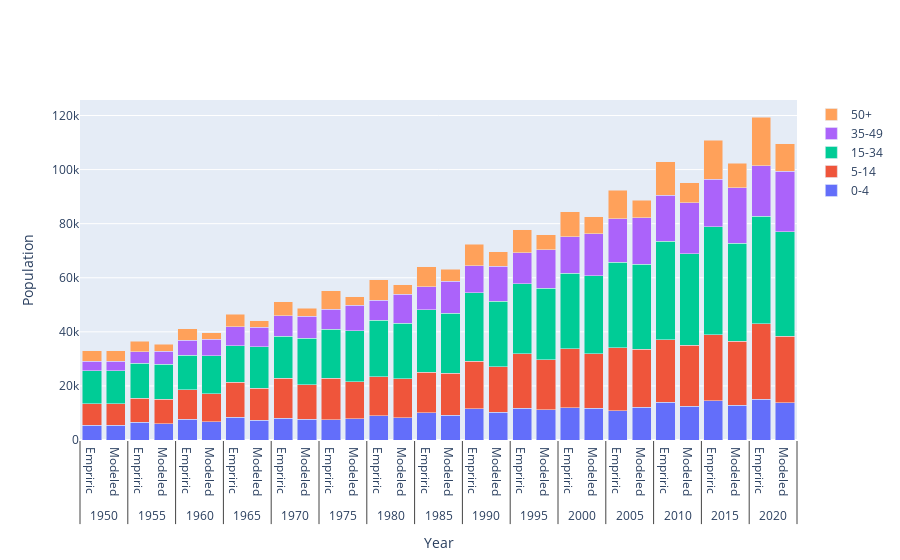

Write notebook code for a chart like this one.
### Code cell
fig4 = go.Figure()
fig4.update_layout(
    template = "plotly",
    xaxis =  dict(title_text="Year"),
    yaxis = dict(title_text="Population"),
    barmode = "stack",
)
for group in total_pop['age_bins'].unique():
    plot_df = total_pop[total_pop['age_bins'] == group]
    fig4.add_trace(
        go.Bar(x = [plot_df['year'],plot_df['type']], y = plot_df['sum'], name = group)
    )
fig4.show()

### Figure 1 — Plotly figure (JSON) as saved in the notebook; plotly's stock layout.template omitted (floating-point values rounded to 4 significant figures)
{"data": [{"name": "0-4", "type": "bar", "x": [[1950, 1955, 1960, 1965, 1970, 1975, 1980, 1985, 1990, 1995, 2000, 2005, 2010, 2015, 2020, 1950, 1955, 1960, 1965, 1970, 1975, 1980, 1985, 1990, 1995, 2000, 2005, 2010, 2015, 2020], ["Empriric", "Empriric", "Empriric", "Empriric", "Empriric", "Empriric", "Empriric", "Empriric", "Empriric", "Empriric", "Empriric", "Empriric", "Empriric", "Empriric", "Empriric", "Modeled", "Modeled", "Modeled", "Modeled", "Modeled", "Modeled", "Modeled", "Modeled", "Modeled", "Modeled", "Modeled", "Modeled", "Modeled", "Modeled", "Modeled"]], "y": [5510, 6506, 7688, 8401, 8022, 7503, 8881, 10008, 11597, 11802, 11968, 10812, 13971, 14556, 15161, 5510, 5959, 6771, 7370, 7639, 7800, 8237, 9109, 10237, 11163, 11742, 12073, 12399, 12934, 13714]}, {"name": "5-14", "type": "bar", "x": [[1950, 1955, 1960, 1965, 1970, 1975, 1980, 1985, 1990, 1995, 2000, 2005, 2010, 2015, 2020, 1950, 1955, 1960, 1965, 1970, 1975, 1980, 1985, 1990, 1995, 2000, 2005, 2010, 2015, 2020], ["Empriric", "Empriric", "Empriric", "Empriric", "Empriric", "Empriric", "Empriric", "Empriric", "Empriric", "Empriric", "Empriric", "Empriric", "Empriric", "Empriric", "Empriric", "Modeled", "Modeled", "Modeled", "Modeled", "Modeled", "Modeled", "Modeled", "Modeled", "Modeled", "Modeled", "Modeled", "Modeled", "Modeled", "Modeled", "Modeled"]], "y": [7944, 8958, 10936, 13041, 14900, 15289, 14516, 15094, 17583, 20165, 21773, 23275, 23187, 24276, 27741, 7944, 9143, 10388, 11729, 12882, 13738, 14494, 15486, 16911, 18605, 20219, 21547, 22603, 23587, 24713]}, {"name": "15-34", "type": "bar", "x": [[1950, 1955, 1960, 1965, 1970, 1975, 1980, 1985, 1990, 1995, 2000, 2005, 2010, 2015, 2020, 1950, 1955, 1960, 1965, 1970, 1975, 1980, 1985, 1990, 1995, 2000, 2005, 2010, 2015, 2020], ["Empriric", "Empriric", "Empriric", "Empriric", "Empriric", "Empriric", "Empriric", "Empriric", "Empriric", "Empriric", "Empriric", "Empriric", "Empriric", "Empriric", "Empriric", "Modeled", "Modeled", "Modeled", "Modeled", "Modeled", "Modeled", "Modeled", "Modeled", "Modeled", "Modeled", "Modeled", "Modeled", "Modeled", "Modeled", "Modeled"]], "y": [12180, 13006, 12679, 13505, 15463, 18252, 20980, 23125, 25199, 25905, 27862, 31671, 36364, 39960, 39780, 12180, 12849, 13923, 15361, 17046, 18801, 20515, 22231, 24111, 26285, 28728, 31290, 33817, 36237, 38590]}, {"name": "35-49", "type": "bar", "x": [[1950, 1955, 1960, 1965, 1970, 1975, 1980, 1985, 1990, 1995, 2000, 2005, 2010, 2015, 2020, 1950, 1955, 1960, 1965, 1970, 1975, 1980, 1985, 1990, 1995, 2000, 2005, 2010, 2015, 2020], ["Empriric", "Empriric", "Empriric", "Empriric", "Empriric", "Empriric", "Empriric", "Empriric", "Empriric", "Empriric", "Empriric", "Empriric", "Empriric", "Empriric", "Empriric", "Modeled", "Modeled", "Modeled", "Modeled", "Modeled", "Modeled", "Modeled", "Modeled", "Modeled", "Modeled", "Modeled", "Modeled", "Modeled", "Modeled", "Modeled"]], "y": [3544, 4187, 5667, 6882, 7534, 7350, 7215, 8523, 9969, 11440, 13535, 15974, 16969, 17565, 18715, 3544, 4961, 6105, 7173, 8273, 9429, 10609, 11790, 12991, 14269, 15676, 17222, 18877, 20587, 22304]}, {"name": "50+", "type": "bar", "x": [[1950, 1955, 1960, 1965, 1970, 1975, 1980, 1985, 1990, 1995, 2000, 2005, 2010, 2015, 2020, 1950, 1955, 1960, 1965, 1970, 1975, 1980, 1985, 1990, 1995, 2000, 2005, 2010, 2015, 2020], ["Empriric", "Empriric", "Empriric", "Empriric", "Empriric", "Empriric", "Empriric", "Empriric", "Empriric", "Empriric", "Empriric", "Empriric", "Empriric", "Empriric", "Empriric", "Modeled", "Modeled", "Modeled", "Modeled", "Modeled", "Modeled", "Modeled", "Modeled", "Modeled", "Modeled", "Modeled", "Modeled", "Modeled", "Modeled", "Modeled"]], "y": [3870, 3916, 4232, 4600, 5232, 6720, 7709, 7236, 8052, 8411, 9258, 10593, 12436, 14572, 18050, 3870, 2507, 2397, 2529, 2825, 3176, 3582, 4473, 5285, 5587, 6140, 6555, 7441, 8924, 10200]}], "layout": {"barmode": "stack", "xaxis": {"title": {"text": "Year"}}, "yaxis": {"title": {"text": "Population"}}}}
